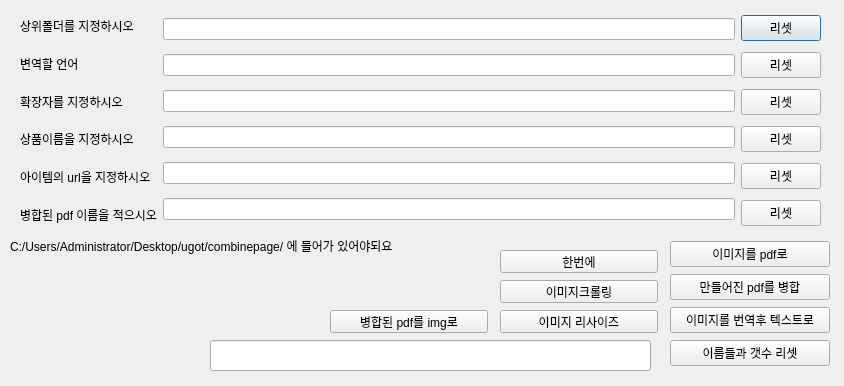
<?xml version="1.0" encoding="UTF-8"?>
<ui version="4.0">
 <class>Dialog</class>
 <widget class="QDialog" name="Dialog">
  <property name="geometry">
   <rect>
    <x>0</x>
    <y>0</y>
    <width>844</width>
    <height>386</height>
   </rect>
  </property>
  <property name="windowTitle">
   <string>Dialog</string>
  </property>
  <widget class="QLineEdit" name="a_lineEdit">
   <property name="geometry">
    <rect>
     <x>210</x>
     <y>340</y>
     <width>441</width>
     <height>31</height>
    </rect>
   </property>
  </widget>
  <widget class="QWidget" name="horizontalLayoutWidget">
   <property name="geometry">
    <rect>
     <x>20</x>
     <y>10</y>
     <width>801</width>
     <height>221</height>
    </rect>
   </property>
   <layout class="QHBoxLayout" name="horizontalLayout">
    <item>
     <layout class="QVBoxLayout" name="verticalLayout_3">
      <item>
       <widget class="QLabel" name="label">
        <property name="text">
         <string>상위폴더를 지정하시오</string>
        </property>
       </widget>
      </item>
      <item>
       <widget class="QLabel" name="label_6">
        <property name="text">
         <string>변역할 언어</string>
        </property>
       </widget>
      </item>
      <item>
       <widget class="QLabel" name="label_2">
        <property name="text">
         <string>확장자를 지정하시오</string>
        </property>
       </widget>
      </item>
      <item>
       <widget class="QLabel" name="label_3">
        <property name="text">
         <string>상품이름을 지정하시오</string>
        </property>
       </widget>
      </item>
      <item>
       <widget class="QLabel" name="label_5">
        <property name="text">
         <string>아이템의 url을 지정하시오</string>
        </property>
       </widget>
      </item>
      <item>
       <widget class="QLabel" name="label_4">
        <property name="text">
         <string>병합된 pdf 이름을 적으시오</string>
        </property>
       </widget>
      </item>
     </layout>
    </item>
    <item>
     <layout class="QVBoxLayout" name="verticalLayout">
      <item>
       <widget class="QLineEdit" name="q_lineEdit_1"/>
      </item>
      <item>
       <widget class="QLineEdit" name="q_lineEdit_6"/>
      </item>
      <item>
       <widget class="QLineEdit" name="q_lineEdit_2"/>
      </item>
      <item>
       <widget class="QLineEdit" name="q_lineEdit_3"/>
      </item>
      <item>
       <widget class="QLineEdit" name="q_lineEdit_5"/>
      </item>
      <item>
       <widget class="QLineEdit" name="q_lineEdit_4"/>
      </item>
     </layout>
    </item>
    <item>
     <layout class="QVBoxLayout" name="verticalLayout_2">
      <item>
       <widget class="QPushButton" name="reset_pushButton_1">
        <property name="text">
         <string>리셋</string>
        </property>
       </widget>
      </item>
      <item>
       <widget class="QPushButton" name="reset_pushButton_6">
        <property name="text">
         <string>리셋</string>
        </property>
       </widget>
      </item>
      <item>
       <widget class="QPushButton" name="reset_pushButton_2">
        <property name="text">
         <string>리셋</string>
        </property>
       </widget>
      </item>
      <item>
       <widget class="QPushButton" name="reset_pushButton_3">
        <property name="text">
         <string>리셋</string>
        </property>
       </widget>
      </item>
      <item>
       <widget class="QPushButton" name="reset_pushButton_5">
        <property name="text">
         <string>리셋</string>
        </property>
       </widget>
      </item>
      <item>
       <widget class="QPushButton" name="reset_pushButton_4">
        <property name="text">
         <string>리셋</string>
        </property>
       </widget>
      </item>
     </layout>
    </item>
   </layout>
  </widget>
  <widget class="QWidget" name="verticalLayoutWidget_4">
   <property name="geometry">
    <rect>
     <x>670</x>
     <y>240</y>
     <width>160</width>
     <height>131</height>
    </rect>
   </property>
   <layout class="QVBoxLayout" name="verticalLayout_4">
    <item>
     <widget class="QPushButton" name="pushButton">
      <property name="text">
       <string>이미지를 pdf로</string>
      </property>
     </widget>
    </item>
    <item>
     <widget class="QPushButton" name="pushButton_2">
      <property name="text">
       <string>만들어진 pdf를 병합</string>
      </property>
     </widget>
    </item>
    <item>
     <widget class="QPushButton" name="pushButton_1">
      <property name="text">
       <string>이미지를 번역후 텍스트로</string>
      </property>
     </widget>
    </item>
    <item>
     <widget class="QPushButton" name="reset_pushButton">
      <property name="text">
       <string>이름들과 갯수 리셋</string>
      </property>
     </widget>
    </item>
   </layout>
  </widget>
  <widget class="QPushButton" name="pushButton_3">
   <property name="geometry">
    <rect>
     <x>500</x>
     <y>280</y>
     <width>158</width>
     <height>23</height>
    </rect>
   </property>
   <property name="text">
    <string>이미지크롤링</string>
   </property>
  </widget>
  <widget class="QPushButton" name="pushButton_4">
   <property name="geometry">
    <rect>
     <x>500</x>
     <y>250</y>
     <width>158</width>
     <height>23</height>
    </rect>
   </property>
   <property name="text">
    <string>한번에</string>
   </property>
  </widget>
  <widget class="QPushButton" name="pushButton_5">
   <property name="geometry">
    <rect>
     <x>500</x>
     <y>310</y>
     <width>158</width>
     <height>23</height>
    </rect>
   </property>
   <property name="text">
    <string>이미지 리사이즈</string>
   </property>
  </widget>
  <widget class="QPushButton" name="pushButton_6">
   <property name="geometry">
    <rect>
     <x>330</x>
     <y>310</y>
     <width>158</width>
     <height>23</height>
    </rect>
   </property>
   <property name="text">
    <string>병합된 pdf를 img로</string>
   </property>
  </widget>
  <widget class="QLabel" name="label_7">
   <property name="geometry">
    <rect>
     <x>10</x>
     <y>230</y>
     <width>441</width>
     <height>31</height>
    </rect>
   </property>
   <property name="text">
    <string>C:/Users/Administrator/Desktop/ugot/combinepage/ 에 들어가 있어야되요</string>
   </property>
  </widget>
 </widget>
 <resources/>
 <connections/>
</ui>
